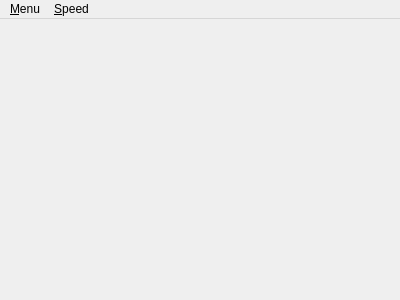
<?xml version="1.0" encoding="UTF-8"?>
<ui version="4.0">
 <class>ElevatorManager</class>
 <widget class="QMainWindow" name="ElevatorManager">
  <property name="enabled">
   <bool>true</bool>
  </property>
  <property name="geometry">
   <rect>
    <x>0</x>
    <y>0</y>
    <width>400</width>
    <height>300</height>
   </rect>
  </property>
  <property name="windowTitle">
   <string>ElevatorManager</string>
  </property>
  <widget class="QWidget" name="centralWidget">
   <property name="enabled">
    <bool>true</bool>
   </property>
  </widget>
  <widget class="QMenuBar" name="menuBar">
   <property name="geometry">
    <rect>
     <x>0</x>
     <y>0</y>
     <width>400</width>
     <height>22</height>
    </rect>
   </property>
   <widget class="QMenu" name="menuFile">
    <property name="title">
     <string>&amp;Menu</string>
    </property>
    <addaction name="actionSetting"/>
    <addaction name="actionExit"/>
   </widget>
   <widget class="QMenu" name="menu_Speed">
    <property name="title">
     <string>&amp;Speed</string>
    </property>
    <addaction name="actionSpeed_Up"/>
    <addaction name="actionSpeed_Down"/>
   </widget>
   <addaction name="menuFile"/>
   <addaction name="menu_Speed"/>
  </widget>
  <action name="actionExit">
   <property name="text">
    <string>&amp;Exit</string>
   </property>
   <property name="shortcut">
    <string>Ctrl+C</string>
   </property>
  </action>
  <action name="actionSetting">
   <property name="text">
    <string>&amp;Setting</string>
   </property>
   <property name="shortcut">
    <string>Ctrl+S</string>
   </property>
  </action>
  <action name="actionSpeed_Up">
   <property name="text">
    <string>Speed &amp;Up</string>
   </property>
   <property name="shortcut">
    <string>Up</string>
   </property>
  </action>
  <action name="actionSpeed_Down">
   <property name="text">
    <string>Speed &amp;Down</string>
   </property>
   <property name="shortcut">
    <string>Down</string>
   </property>
  </action>
 </widget>
 <layoutdefault spacing="6" margin="11"/>
 <resources/>
 <connections/>
</ui>
